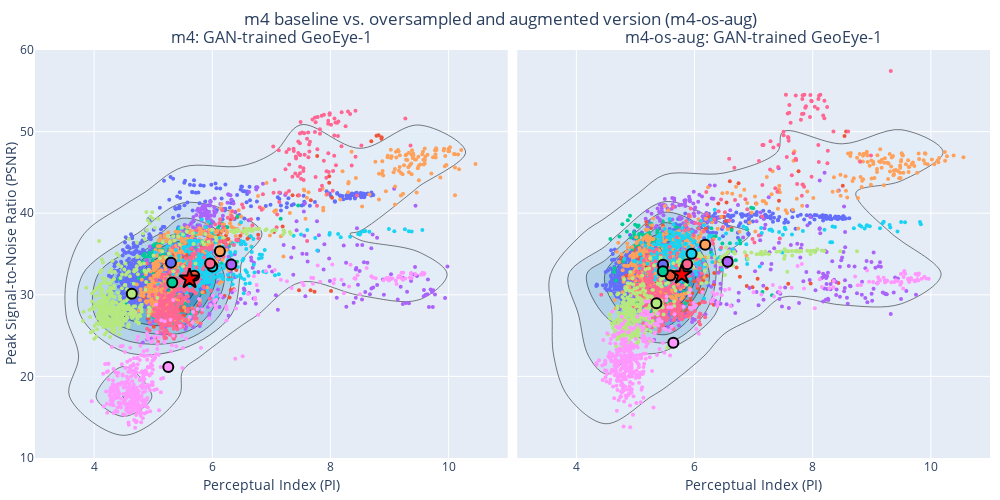

Notebook code cell kept with this figure:
### Code cell
new_blues = px.colors.sequential.Blues
new_blues[0] = 'rgba(247,251,255, 0)'
new_blues

def pi_vs_psnr_subplot(fig, df, row, col, metric_x='PI', metric_y='PSNR', exclude=None):
    if isinstance(exclude, str) or isinstance(exclude, list):
        df = df.loc[~df['image_UID'].str.contains(exclude)]
    
    image_UIDs = df['image_UID'].unique()
    #print(image_UIDs)
    if col == 1:
        showlegend = False
    else:
        showlegend = True
    
    for i, image_UID in enumerate(image_UIDs):

        image_df = df.loc[df['image_UID'] == image_UID, :]
        fig.add_trace(go.Scatter(x=image_df[metric_x], y=image_df[metric_y],
                                 mode='markers', opacity=1,
                                 marker=dict(size=4, color=PLOTLY_COLORS[i]),
                                 legendgroup=image_UID, name=image_UID[5:-15], 
                                 #hovertemplate='%{text}',
                                 hovertext=image_df['image_UID'] + image_df['tile_UID'],
                                 hoverinfo='text',
                                 showlegend=False),
                     row=row, col=col)

    fig.add_trace(go.Histogram2dContour(x=df[metric_x], y=df[metric_y], 
                                        colorscale=new_blues, opacity=1,
                                        nbinsx=10, nbinsy=10,
                                        autocontour=False,
                                        hoverinfo='skip',
                                        contours=dict(start=20, end=1000, size=100, coloring='fill'),
                                        showscale=False
                                       ), row=row, col=col)
    grand_means = df.mean()
    image_means = df.groupby('image_UID').mean()

    
    fig.add_trace(go.Scatter(x=image_means[metric_x], y=image_means[metric_y], 
                             mode='markers',
                             name='per-image mean',
                             showlegend=False,
                             marker=dict(size=10, color=PLOTLY_COLORS,
                                         line=dict(color='black', width=2))), 
                  row=row, col=col)
    fig.add_trace(go.Scatter(x=[grand_means[metric_x]], y=[grand_means[metric_y]], 
                             mode='markers', marker_symbol='star',
                             name='grand mean',
                             showlegend=False,
                             marker=dict(size=15, color='red',
                                         line=dict(color='black', width=2))), 
                  row=row, col=col)

def pi_vs_psnr_density(df1, df2, title, metric_x='PI', metric_y='PSNR', subplot_titles=('A', 'B'), exclude=None):
    fig = make_subplots(rows=1, cols=2, 
                        horizontal_spacing=0.01, 
                        shared_yaxes='all', shared_xaxes='all', subplot_titles=subplot_titles)
    
    pi_vs_psnr_subplot(fig, df1, row=1, col=1, metric_x=metric_x, metric_y=metric_y, exclude=exclude)
    pi_vs_psnr_subplot(fig, df2, row=1, col=2, metric_x=metric_x, metric_y=metric_y, exclude=exclude)
    
    #fig.update_xaxes(range=(3.5,14), title=dict(text=METRIC_NAMES[metric_x], standoff=5))
    fig.update_xaxes(range=(3,11), title=dict(text=METRIC_NAMES[metric_x], standoff=5))
    fig.update_yaxes(range=(10,60), title=dict(text=METRIC_NAMES[metric_y], standoff=0), col=1)
    fig.update_layout(title=dict(text=title, x=0.5, xanchor='center', yanchor='bottom'), 
                      legend=dict(yanchor="top", y=1, xanchor="left", x=3),
                      showlegend=True, 
                      width=1000, height=500, 
                      margin=dict(l=10, r=10, t=50, b=10))
    
    fig.update_layout(
        legend=dict(
            x=1, 
            xanchor='right',
            traceorder="normal", 
            font=dict(size=11)
        )
    )
    fig.show()

if LAST_EPOCH:
    #pi_vs_psnr_density(dfs['e01-4-final_epoch-gan-val-WV02'], 
    #                   dfs['e01-4-final_epoch-gan-val-GE01'], 
    #                   title='m4: WorldView-2 vs. GeoEye-1', 
    #                   metric_x='PI', metric_y='PSNR', 
    #                   subplot_titles=('GAN-trained WorldView-2', 'GAN-trained GeoEye-1'), exclude=None) 
    ##'Toulon 2019_10_07'
#
    #pi_vs_psnr_density(dfs['e01-4-final_epoch-pre-val-GE01'], 
    #                   dfs['e01-4-final_epoch-gan-val-GE01'], 
    #                   title='m4: Pretrained vs. GAN-trained', 
    #                   metric_x='PI', metric_y='PSNR', 
    #                   subplot_titles=('Pretrained GeoEye-1', 'GAN-trained GeoEye-1'), exclude=None)
    
    pi_vs_psnr_density(dfs['e01-4-final_epoch-gan-val-GE01'], 
                       dfs['e06-4-final_epoch-gan-val-GE01'], 
                       title='m4 baseline vs. oversampled and augmented version (m4-os-aug) ', 
                       metric_x='PI', metric_y='PSNR', 
                       subplot_titles=('m4: GAN-trained GeoEye-1', 'm4-os-aug: GAN-trained GeoEye-1'), exclude=None)
    
    #pi_vs_psnr_density(dfs['e07-4-final_epoch-gan-test-WV02'], 
    #                   dfs['e07-4-final_epoch-gan-test-GE01'], 
    #                   title='m4-os-aug: Final evaluation on Test set ', 
    #                   metric_x='PI', metric_y='PSNR', 
    #                   subplot_titles=('GAN-trained WorldView-2', 'GAN-trained GeoEye-1'), exclude=None)

### Figure 1 — Plotly figure (JSON) as saved in the notebook; plotly's stock layout.template omitted (floating-point values rounded to 4 significant figures; data arrays with more than 128 entries replaced by an {"elided": "..."} marker saying what was removed)
{"data": [{"hoverinfo": "text", "hovertext": {"elided": "700 str values"}, "legendgroup": "GE01_La_Spezia_2012_02_23_011651192010_0", "marker": {"color": "#636EFA", "size": 4}, "mode": "markers", "name": "La_Spezia_2012_02_23", "opacity": 1, "showlegend": false, "type": "scatter", "x": {"elided": "700 float values"}, "xaxis": "x", "y": {"elided": "700 float values"}, "yaxis": "y"}, {"hoverinfo": "text", "hovertext": {"elided": "264 str values"}, "legendgroup": "GE01_La_Spezia_2012_05_07_011651189010_0", "marker": {"color": "#EF553B", "size": 4}, "mode": "markers", "name": "La_Spezia_2012_05_07", "opacity": 1, "showlegend": false, "type": "scatter", "x": {"elided": "264 float values"}, "xaxis": "x", "y": {"elided": "264 float values"}, "yaxis": "y"}, {"hoverinfo": "text", "hovertext": {"elided": "252 str values"}, "legendgroup": "GE01_La_Spezia_2012_05_16_011651187010_0", "marker": {"color": "#00CC96", "size": 4}, "mode": "markers", "name": "La_Spezia_2012_05_16", "opacity": 1, "showlegend": false, "type": "scatter", "x": {"elided": "252 float values"}, "xaxis": "x", "y": {"elided": "252 float values"}, "yaxis": "y"}, {"hoverinfo": "text", "hovertext": {"elided": "362 str values"}, "legendgroup": "GE01_La_Spezia_2013_07_07_011651184010_0", "marker": {"color": "#AB63FA", "size": 4}, "mode": "markers", "name": "La_Spezia_2013_07_07", "opacity": 1, "showlegend": false, "type": "scatter", "x": {"elided": "362 float values"}, "xaxis": "x", "y": {"elided": "362 float values"}, "yaxis": "y"}, {"hoverinfo": "text", "hovertext": {"elided": "584 str values"}, "legendgroup": "GE01_La_Spezia_2017_04_16_011651188010_0", "marker": {"color": "#FFA15A", "size": 4}, "mode": "markers", "name": "La_Spezia_2017_04_16", "opacity": 1, "showlegend": false, "type": "scatter", "x": {"elided": "584 float values"}, "xaxis": "x", "y": {"elided": "584 float values"}, "yaxis": "y"}, {"hoverinfo": "text", "hovertext": {"elided": "353 str values"}, "legendgroup": "GE01_Toulon 2009_03_23_011651190010_0", "marker": {"color": "#19D3F3", "size": 4}, "mode": "markers", "name": "Toulon 2009_03_23", "opacity": 1, "showlegend": false, "type": "scatter", "x": {"elided": "353 float values"}, "xaxis": "x", "y": {"elided": "353 float values"}, "yaxis": "y"}, {"hoverinfo": "text", "hovertext": {"elided": "427 str values"}, "legendgroup": "GE01_Toulon 2013_08_20_011651198010_0", "marker": {"color": "#FF6692", "size": 4}, "mode": "markers", "name": "Toulon 2013_08_20", "opacity": 1, "showlegend": false, "type": "scatter", "x": {"elided": "427 float values"}, "xaxis": "x", "y": {"elided": "427 float values"}, "yaxis": "y"}, {"hoverinfo": "text", "hovertext": {"elided": "423 str values"}, "legendgroup": "GE01_Toulon 2018_02_13_011651199010_0", "marker": {"color": "#B6E880", "size": 4}, "mode": "markers", "name": "Toulon 2018_02_13", "opacity": 1, "showlegend": false, "type": "scatter", "x": {"elided": "423 float values"}, "xaxis": "x", "y": {"elided": "423 float values"}, "yaxis": "y"}, {"hoverinfo": "text", "hovertext": {"elided": "424 str values"}, "legendgroup": "GE01_Toulon 2019_10_07_011651194010_0", "marker": {"color": "#FF97FF", "size": 4}, "mode": "markers", "name": "Toulon 2019_10_07", "opacity": 1, "showlegend": false, "type": "scatter", "x": {"elided": "424 float values"}, "xaxis": "x", "y": {"elided": "424 float values"}, "yaxis": "y"}, {"autocontour": false, "colorscale": [[0, "rgba(247,251,255, 0)"], [0.125, "rgb(222,235,247)"], [0.25, "rgb(198,219,239)"], [0.375, "rgb(158,202,225)"], [0.5, "rgb(107,174,214)"], [0.625, "rgb(66,146,198)"], [0.75, "rgb(33,113,181)"], [0.875, "rgb(8,81,156)"], [1, "rgb(8,48,107)"]], "contours": {"coloring": "fill", "end": 1000, "size": 100, "start": 20}, "hoverinfo": "skip", "nbinsx": 10, "nbinsy": 10, "opacity": 1, "showscale": false, "type": "histogram2dcontour", "x": {"elided": "3789 float values"}, "xaxis": "x", "y": {"elided": "3789 float values"}, "yaxis": "y"}, {"marker": {"color": ["#636EFA", "#EF553B", "#00CC96", "#AB63FA", "#FFA15A", "#19D3F3", "#FF6692", "#B6E880", "#FF97FF", "#FECB52", "#1F77B4", "#1F77B4", "#1F77B4"], "line": {"color": "black", "width": 2}, "size": 10}, "mode": "markers", "name": "per-image mean", "showlegend": false, "type": "scatter", "x": [5.301, 5.694, 5.323, 6.322, 6.129, 6.001, 5.964, 4.638, 5.256], "xaxis": "x", "y": [33.94, 32.33, 31.5, 33.72, 35.35, 33.48, 33.84, 30.14, 21.16], "yaxis": "y"}, {"marker": {"color": "red", "line": {"color": "black", "width": 2}, "size": 15, "symbol": "star"}, "mode": "markers", "name": "grand mean", "showlegend": false, "type": "scatter", "x": [5.616], "xaxis": "x", "y": [31.95], "yaxis": "y"}, {"hoverinfo": "text", "hovertext": {"elided": "719 str values"}, "legendgroup": "GE01_La_Spezia_2012_02_23_011651192010_0", "marker": {"color": "#636EFA", "size": 4}, "mode": "markers", "name": "La_Spezia_2012_02_23", "opacity": 1, "showlegend": false, "type": "scatter", "x": {"elided": "719 float values"}, "xaxis": "x2", "y": {"elided": "719 float values"}, "yaxis": "y2"}, {"hoverinfo": "text", "hovertext": {"elided": "267 str values"}, "legendgroup": "GE01_La_Spezia_2012_05_07_011651189010_0", "marker": {"color": "#EF553B", "size": 4}, "mode": "markers", "name": "La_Spezia_2012_05_07", "opacity": 1, "showlegend": false, "type": "scatter", "x": {"elided": "267 float values"}, "xaxis": "x2", "y": {"elided": "267 float values"}, "yaxis": "y2"}, {"hoverinfo": "text", "hovertext": {"elided": "247 str values"}, "legendgroup": "GE01_La_Spezia_2012_05_16_011651187010_0", "marker": {"color": "#00CC96", "size": 4}, "mode": "markers", "name": "La_Spezia_2012_05_16", "opacity": 1, "showlegend": false, "type": "scatter", "x": {"elided": "247 float values"}, "xaxis": "x2", "y": {"elided": "247 float values"}, "yaxis": "y2"}, {"hoverinfo": "text", "hovertext": {"elided": "360 str values"}, "legendgroup": "GE01_La_Spezia_2013_07_07_011651184010_0", "marker": {"color": "#AB63FA", "size": 4}, "mode": "markers", "name": "La_Spezia_2013_07_07", "opacity": 1, "showlegend": false, "type": "scatter", "x": {"elided": "360 float values"}, "xaxis": "x2", "y": {"elided": "360 float values"}, "yaxis": "y2"}, {"hoverinfo": "text", "hovertext": {"elided": "572 str values"}, "legendgroup": "GE01_La_Spezia_2017_04_16_011651188010_0", "marker": {"color": "#FFA15A", "size": 4}, "mode": "markers", "name": "La_Spezia_2017_04_16", "opacity": 1, "showlegend": false, "type": "scatter", "x": {"elided": "572 float values"}, "xaxis": "x2", "y": {"elided": "572 float values"}, "yaxis": "y2"}, {"hoverinfo": "text", "hovertext": {"elided": "329 str values"}, "legendgroup": "GE01_Toulon 2009_03_23_011651190010_0", "marker": {"color": "#19D3F3", "size": 4}, "mode": "markers", "name": "Toulon 2009_03_23", "opacity": 1, "showlegend": false, "type": "scatter", "x": {"elided": "329 float values"}, "xaxis": "x2", "y": {"elided": "329 float values"}, "yaxis": "y2"}, {"hoverinfo": "text", "hovertext": {"elided": "413 str values"}, "legendgroup": "GE01_Toulon 2013_08_20_011651198010_0", "marker": {"color": "#FF6692", "size": 4}, "mode": "markers", "name": "Toulon 2013_08_20", "opacity": 1, "showlegend": false, "type": "scatter", "x": {"elided": "413 float values"}, "xaxis": "x2", "y": {"elided": "413 float values"}, "yaxis": "y2"}, {"hoverinfo": "text", "hovertext": {"elided": "418 str values"}, "legendgroup": "GE01_Toulon 2018_02_13_011651199010_0", "marker": {"color": "#B6E880", "size": 4}, "mode": "markers", "name": "Toulon 2018_02_13", "opacity": 1, "showlegend": false, "type": "scatter", "x": {"elided": "418 float values"}, "xaxis": "x2", "y": {"elided": "418 float values"}, "yaxis": "y2"}, {"hoverinfo": "text", "hovertext": {"elided": "414 str values"}, "legendgroup": "GE01_Toulon 2019_10_07_011651194010_0", "marker": {"color": "#FF97FF", "size": 4}, "mode": "markers", "name": "Toulon 2019_10_07", "opacity": 1, "showlegend": false, "type": "scatter", "x": {"elided": "414 float values"}, "xaxis": "x2", "y": {"elided": "414 float values"}, "yaxis": "y2"}, {"autocontour": false, "colorscale": [[0, "rgba(247,251,255, 0)"], [0.125, "rgb(222,235,247)"], [0.25, "rgb(198,219,239)"], [0.375, "rgb(158,202,225)"], [0.5, "rgb(107,174,214)"], [0.625, "rgb(66,146,198)"], [0.75, "rgb(33,113,181)"], [0.875, "rgb(8,81,156)"], [1, "rgb(8,48,107)"]], "contours": {"coloring": "fill", "end": 1000, "size": 100, "start": 20}, "hoverinfo": "skip", "nbinsx": 10, "nbinsy": 10, "opacity": 1, "showscale": false, "type": "histogram2dcontour", "x": {"elided": "3739 float values"}, "xaxis": "x2", "y": {"elided": "3739 float values"}, "yaxis": "y2"}, {"marker": {"color": ["#636EFA", "#EF553B", "#00CC96", "#AB63FA", "#FFA15A", "#19D3F3", "#FF6692", "#B6E880", "#FF97FF", "#FECB52", "#1F77B4", "#1F77B4", "#1F77B4"], "line": {"color": "black", "width": 2}, "size": 10}, "mode": "markers", "name": "per-image mean", "showlegend": false, "type": "scatter", "x": [5.466, 5.592, 5.464, 6.561, 6.18, 5.949, 5.876, 5.355, 5.641], "xaxis": "x2", "y": [33.69, 32.38, 32.88, 34.05, 36.15, 35.02, 33.76, 28.97, 24.12], "yaxis": "y2"}, {"marker": {"color": "red", "line": {"color": "black", "width": 2}, "size": 15, "symbol": "star"}, "mode": "markers", "name": "grand mean", "showlegend": false, "type": "scatter", "x": [5.784], "xaxis": "x2", "y": [32.49], "yaxis": "y2"}], "layout": {"annotations": [{"font": {"size": 16}, "showarrow": false, "text": "m4: GAN-trained GeoEye-1", "x": 0.2475, "xanchor": "center", "xref": "paper", "y": 1, "yanchor": "bottom", "yref": "paper"}, {"font": {"size": 16}, "showarrow": false, "text": "m4-os-aug: GAN-trained GeoEye-1", "x": 0.7525, "xanchor": "center", "xref": "paper", "y": 1, "yanchor": "bottom", "yref": "paper"}], "height": 500, "legend": {"font": {"size": 11}, "traceorder": "normal", "x": 1, "xanchor": "right", "y": 1, "yanchor": "top"}, "margin": {"b": 10, "l": 10, "r": 10, "t": 50}, "showlegend": true, "title": {"text": "m4 baseline vs. oversampled and augmented version (m4-os-aug) ", "x": 0.5, "xanchor": "center", "yanchor": "bottom"}, "width": 1000, "xaxis": {"anchor": "y", "domain": [0, 0.495], "range": [3, 11], "title": {"standoff": 5, "text": "Perceptual Index (PI)"}}, "xaxis2": {"anchor": "y2", "domain": [0.505, 1], "matches": "x", "range": [3, 11], "title": {"standoff": 5, "text": "Perceptual Index (PI)"}}, "yaxis": {"anchor": "x", "domain": [0, 1], "range": [10, 60], "title": {"standoff": 0, "text": "Peak Signal-to-Noise Ratio (PSNR)"}}, "yaxis2": {"anchor": "x2", "domain": [0, 1], "matches": "y", "showticklabels": false}}}
